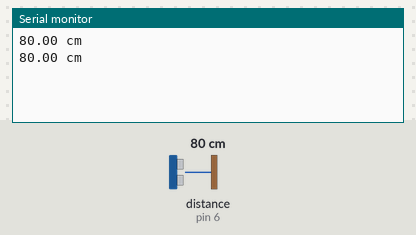
Recording of a sketch running on a simulated Arduino Uno, built with avr-gcc and run on an emulated ATmega328P. On the bench: the last lines printed to the serial monitor. The inputs (shaded band) are chosen by the test bench; at power-on: distance to the obstacle (sensor on pin 6) 80 cm.

Above: at 1.8 s.
1.9 s: distance to the obstacle (sensor on pin 6) set to 2 cm
At 2.8 s:
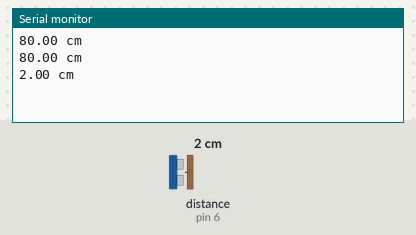
3.4 s: distance to the obstacle (sensor on pin 6) set to 4 cm
At 4.6 s:
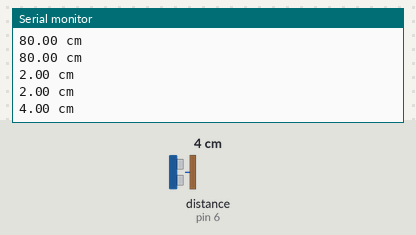
Timing chart, 0 to 6.4 s (numbered marks = the images above; inputs shaded):
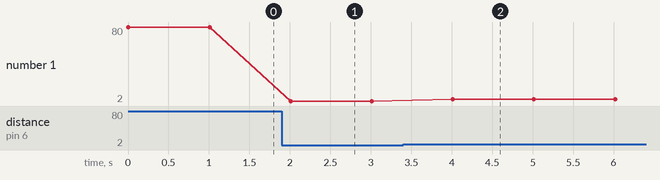

Measured:
- after the input at 1.9 s, the serial monitor: prints a new line after 0.11 s (image 1)
- after the input at 3.4 s, the serial monitor: prints a new line after 0.61 s (image 2)
- plotted number 1: 80 → 2 after the input at 1.9 s, 2 → 4 after the input at 3.4 s

The sketch:

project_ukur_jarak_memakai_ultrasonik.ino
```cpp
#include <HCSR04.h>

float jarak;

HCSR04 hc(5,6);

void setup() {
  // put your setup code here, to run once:
  Serial.begin(9600);
}

void loop() {
  // put your main code here, to run repeatedly:
  jarak = hc.dist();
  Serial.print(jarak);
  Serial.println(" cm");
  delay(1000);
}
```
